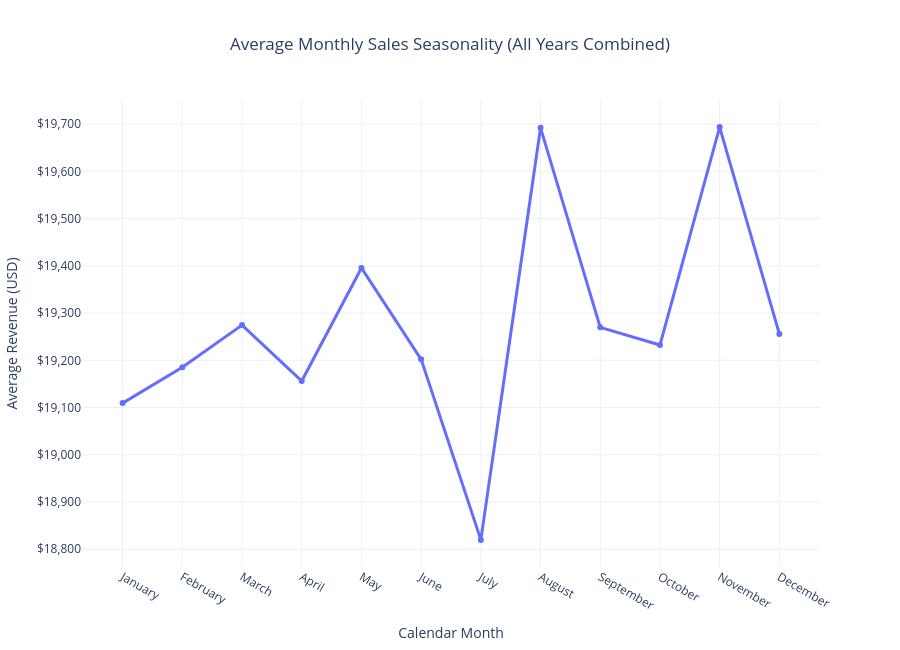

The code cell stored with this chart in its notebook:
### Code cell
# 1. Ensure order_date is datetime
df['order_date'] = pd.to_datetime(df['order_date'], dayfirst=True, errors='coerce')

# 2. Remove Jan & Feb 2018
df = df[~((df['order_date'].dt.year == 2018) & 
          (df['order_date'].dt.month.isin([1, 2])))]

# 3. Drop invalid dates (recommended)
df = df.dropna(subset=['order_date'])

# 4. Create month columns (THIS WAS MISSING)
df['month_num'] = df['order_date'].dt.month
df['month_name'] = df['order_date'].dt.month_name()

# 5. Average revenue per calendar month
monthly_avg = df.groupby(['month_num', 'month_name'], as_index=False)['revenue'].mean()
monthly_avg = monthly_avg.sort_values('month_num')

# 6. Plot
import plotly.express as px

fig2 = px.line(
    monthly_avg,
    x='month_name',
    y='revenue',
    markers=True,
    title='Average Monthly Sales Seasonality (All Years Combined)',
    labels={'month_name': 'Month', 'revenue': 'Average Revenue ($)'},
    template='plotly_white',
    height=650
)

fig2.update_layout(
    xaxis_title='Calendar Month',
    yaxis_title='Average Revenue (USD)',
    title_x=0.5,
    yaxis=dict(tickprefix='$', tickformat=',')
)

fig2.update_traces(line=dict(width=3))
fig2.show()

### Figure 1 — Plotly figure (JSON) as saved in the notebook; plotly's stock layout.template omitted (floating-point values rounded to 4 significant figures)
{"data": [{"hovertemplate": "Month=%{x}<br>Average Revenue ($)=%{y}<extra></extra>", "legendgroup": "", "line": {"color": "#636efa", "dash": "solid", "width": 3}, "marker": {"symbol": "circle"}, "mode": "lines+markers", "name": "", "orientation": "v", "showlegend": false, "type": "scatter", "x": ["January", "February", "March", "April", "May", "June", "July", "August", "September", "October", "November", "December"], "xaxis": "x", "y": [19110.0, 19190.0, 19270.0, 19160.0, 19400.0, 19200.0, 18820.0, 19690.0, 19270.0, 19230.0, 19690.0, 19260.0], "yaxis": "y"}], "layout": {"height": 650, "legend": {"tracegroupgap": 0}, "title": {"text": "Average Monthly Sales Seasonality (All Years Combined)", "x": 0.5}, "xaxis": {"anchor": "y", "domain": [0, 1], "title": {"text": "Calendar Month"}}, "yaxis": {"anchor": "x", "domain": [0, 1], "tickformat": ",", "tickprefix": "$", "title": {"text": "Average Revenue (USD)"}}}}
